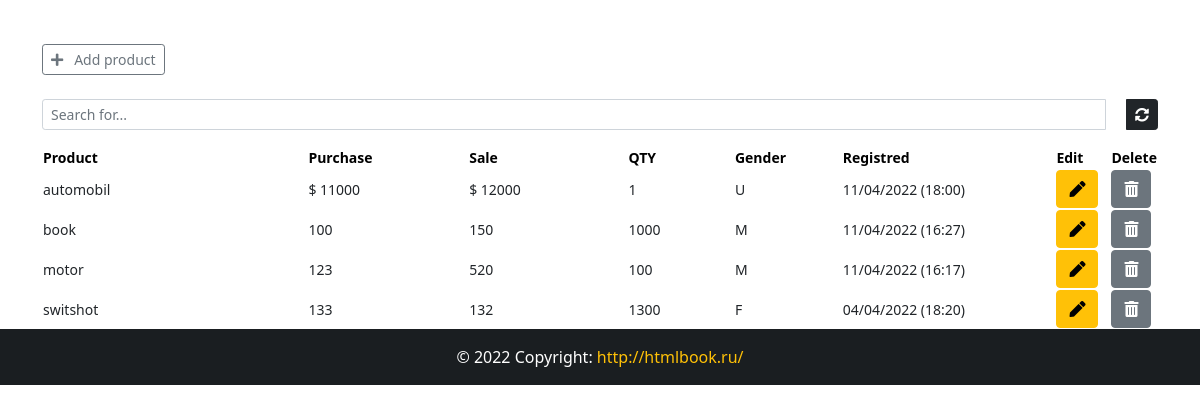
Before: / with the older database file.
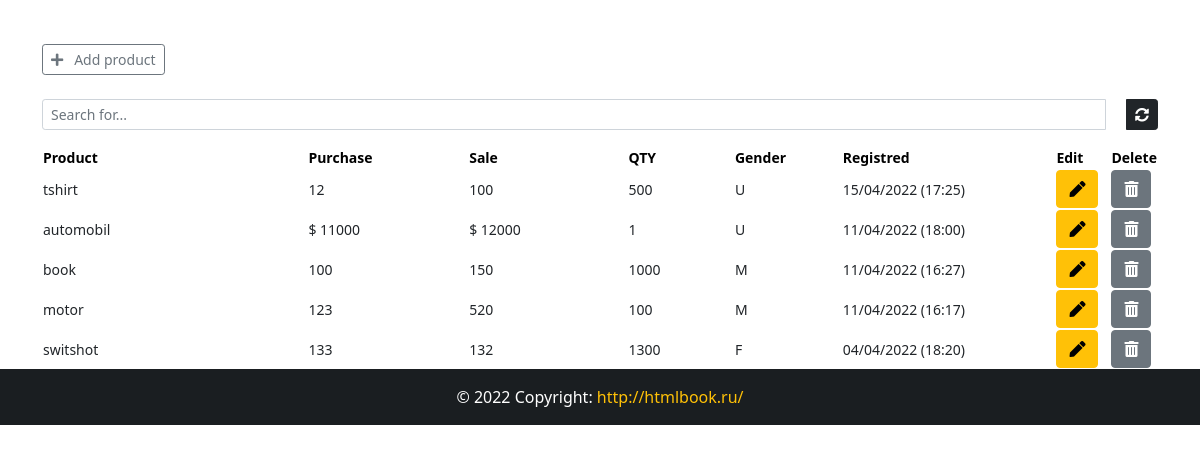
After: the same page with the newer database file.
### app/models.py (models this page shows, shortened)
class Product(models.Model):
    GENDER = (
        ('M', 'U'),
        ('F', 'U'),
        ('U', 'U'),
    )
    id = models.IntegerField(primary_key=True)
    product = models.CharField(max_length=40)
    purchase = models.CharField(max_length=10)
    sale = models.CharField(max_length=10)
    qty = models.CharField(max_length=10)
    gender = models.CharField(max_length=1, null=True, choices=GENDER)
    note = models.TextField()
    created_at = models.DateTimeField(auto_now_add=True)

### app/views.py (the view)
# urls.py: path('', views.home, name="home"),
def home(request):
    all_product = Product.objects.all().order_by('-created_at')
    return render(request, 'home.html', {"products": all_product})

### app/templates/home.html (shortened to what this page needs)
{% extends 'base.html' %}
{% block content %}
<div class="container">
    <br><br>
    <a href="{% url 'add_product' %}" class="btn btn-outline-secondary btn-sm" data-bs-toggle="modal" data-bs-target="#addModal">
        <i class="fa fa-plus"></i>&nbsp;&nbsp; Add product
    </a>
    <div class="input-group input-group-sm mb-3 mt-4">
        <input type="text" class="form-control" id="search" placeholder="Search for...">
        <a href="{% url 'home' %}" class="btn btn-dark" style="margin-left: 20px;"><i class="fas fa-sync-alt"></i></a>
    </div>
    <table href="table table-bordered table-sm mt-4" id="myTable" style="align: center; font-size: 14px;">
        <thead class="table-warning">
            <tr class="chk-th">
                <th style="width: 25%">Product</th>
                <th style="width: 15%">Purchase</th>
                <th style="width: 15%">Sale</th>
                <th style="width: 10%">QTY</th>
                <th style="width: 10%">Gender</th>
                <th style="width: 20%">Registred</th>
                <th style="width: 5%">Edit</th>
                <th style="width: 5%">Delete</th>
            </tr>
        </thead>
        {% for product in products %}
        <tr>
            <td>{{ product.product }}</td>
            <td>{{ product.purchase }}</td>
            <td>{{ product.sale }}</td>
            <td>{{ product.qty }}</td>
            <td>{{ product.gender }}</td>
            <td>{{ product.created_at | date:'d/m/Y (H:i)'}}</td>
            <td>
                <a class="btn btn-warning" title="Edit product" data-bs-toggle="modal" data-bs-target="#editModal{{product.pk}}">
                    <i class="fas fa-pen"></i>
                </a>
            </td>
            <td>
                <a href="/delete_product/{{ product.id }}" class="btn btn-secondary" title="Delete product">
                    <i class="fas fa-trash-alt"></i>
                </a>
            </td>
        </tr>
        {% endfor %}
    </table>
</div>
{% endblock content %}

Changed rows visible on the page:
added Product: product "tshirt", purchase "12", sale "100", qty "500", gender "U", created_at "15/04/2022 (17:25)"
